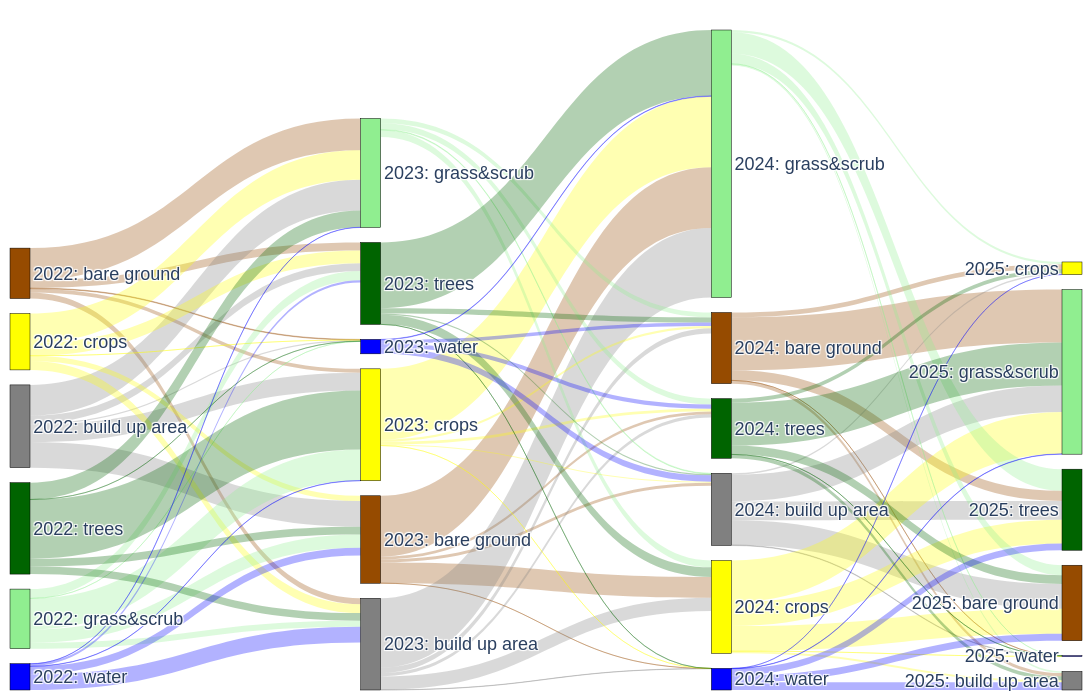

Here is the notebook cell this chart was saved with:
### Markdown cell above
### GENERATE FINAL SANKEY

### Code cell
year_steps = ["2022", "2023", "2024", "2025"]

build_full_sankey_colored(df_summary, ordered_classes, year_steps)

### Figure 1 — Plotly figure (JSON) as saved in the notebook; plotly's stock layout.template omitted (floating-point values rounded to 4 significant figures)
{"data": [{"arrangement": "snap", "link": {"color": ["rgba(150,75,0,0.3)", "rgba(150,75,0,0.3)", "rgba(150,75,0,0.3)", "rgba(150,75,0,0.3)", "rgba(150,75,0,0.3)", "rgba(128,128,128,0.3)", "rgba(128,128,128,0.3)", "rgba(128,128,128,0.3)", "rgba(128,128,128,0.3)", "rgba(128,128,128,0.3)", "rgba(255,255,0,0.3)", "rgba(255,255,0,0.3)", "rgba(255,255,0,0.3)", "rgba(255,255,0,0.3)", "rgba(255,255,0,0.3)", "rgba(144,238,144,0.3)", "rgba(144,238,144,0.3)", "rgba(144,238,144,0.3)", "rgba(144,238,144,0.3)", "rgba(144,238,144,0.3)", "rgba(0,100,0,0.3)", "rgba(0,100,0,0.3)", "rgba(0,100,0,0.3)", "rgba(0,100,0,0.3)", "rgba(0,100,0,0.3)", "rgba(0,0,255,0.3)", "rgba(0,0,255,0.3)", "rgba(0,0,255,0.3)", "rgba(0,0,255,0.3)", "rgba(0,0,255,0.3)", "rgba(150,75,0,0.3)", "rgba(150,75,0,0.3)", "rgba(150,75,0,0.3)", "rgba(150,75,0,0.3)", "rgba(150,75,0,0.3)", "rgba(128,128,128,0.3)", "rgba(128,128,128,0.3)", "rgba(128,128,128,0.3)", "rgba(128,128,128,0.3)", "rgba(128,128,128,0.3)", "rgba(255,255,0,0.3)", "rgba(255,255,0,0.3)", "rgba(255,255,0,0.3)", "rgba(255,255,0,0.3)", "rgba(255,255,0,0.3)", "rgba(144,238,144,0.3)", "rgba(144,238,144,0.3)", "rgba(144,238,144,0.3)", "rgba(144,238,144,0.3)", "rgba(0,100,0,0.3)", "rgba(0,100,0,0.3)", "rgba(0,100,0,0.3)", "rgba(0,100,0,0.3)", "rgba(0,100,0,0.3)", "rgba(0,0,255,0.3)", "rgba(0,0,255,0.3)", "rgba(0,0,255,0.3)", "rgba(0,0,255,0.3)", "rgba(150,75,0,0.3)", "rgba(150,75,0,0.3)", "rgba(150,75,0,0.3)", "rgba(150,75,0,0.3)", "rgba(150,75,0,0.3)", "rgba(128,128,128,0.3)", "rgba(128,128,128,0.3)", "rgba(128,128,128,0.3)", "rgba(128,128,128,0.3)", "rgba(128,128,128,0.3)", "rgba(255,255,0,0.3)", "rgba(255,255,0,0.3)", "rgba(255,255,0,0.3)", "rgba(255,255,0,0.3)", "rgba(255,255,0,0.3)", "rgba(144,238,144,0.3)", "rgba(144,238,144,0.3)", "rgba(144,238,144,0.3)", "rgba(144,238,144,0.3)", "rgba(144,238,144,0.3)", "rgba(0,100,0,0.3)", "rgba(0,100,0,0.3)", "rgba(0,100,0,0.3)", "rgba(0,100,0,0.3)", "rgba(0,100,0,0.3)", "rgba(0,0,255,0.3)", "rgba(0,0,255,0.3)", "rgba(0,0,255,0.3)", "rgba(0,0,255,0.3)", "rgba(0,0,255,0.3)"], "source": [4, 4, 4, 4, 4, 3, 3, 3, 3, 3, 2, 2, 2, 2, 2, 0, 0, 0, 0, 0, 1, 1, 1, 1, 1, 5, 5, 5, 5, 5, 10, 10, 10, 10, 10, 9, 9, 9, 9, 9, 8, 8, 8, 8, 8, 6, 6, 6, 6, 7, 7, 7, 7, 7, 11, 11, 11, 11, 16, 16, 16, 16, 16, 15, 15, 15, 15, 15, 14, 14, 14, 14, 14, 12, 12, 12, 12, 12, 13, 13, 13, 13, 13, 17, 17, 17, 17, 17], "target": [9, 8, 6, 7, 11, 10, 8, 6, 7, 11, 10, 9, 6, 7, 11, 10, 9, 8, 7, 11, 10, 9, 8, 6, 11, 10, 9, 8, 6, 7, 15, 14, 12, 13, 17, 16, 14, 12, 13, 17, 16, 15, 12, 13, 17, 16, 15, 14, 13, 16, 15, 14, 12, 17, 16, 15, 12, 13, 21, 20, 18, 19, 23, 22, 20, 18, 19, 23, 22, 21, 18, 19, 23, 22, 21, 20, 19, 23, 22, 21, 20, 18, 23, 22, 21, 20, 18, 19], "value": [6.152, 4.047, 32.93, 8.413, 0.6742, 26.52, 18.28, 31.89, 7.878, 1.125, 5.475, 9.221, 30.54, 13.14, 0.0003337, 13.79, 6.069, 32.15, 9.675, 0.01736, 8.049, 7.941, 61.19, 17.35, 0.175, 8.015, 16.39, 0.2544, 0.2199, 2.38, 3.087, 21.47, 63.07, 2.892, 0.1132, 5.389, 13.87, 71.95, 3.561, 0.2434, 2.257, 1.113, 73.36, 2.73, 8.71e-05, 5.09, 0.7354, 7.137, 6.195, 5.296, 1.346, 9.93, 68.19, 0.08555, 3.61, 6.532, 0.5014, 4.297, 3.331, 5.117, 54.66, 10.44, 0.09634, 25.58, 1.467, 27.6, 19.53, 0.5666, 25.99, 2.253, 43.28, 24.68, 0.0007839, 10.37, 1.738, 2.275, 22.43, 0.001301, 9.053, 4.024, 4.121, 44.55, 0.07594, 7.161, 7.907, 0.1089, 0.3652, 6.86]}, "node": {"color": ["#90EE90", "#006400", "#FFFF00", "#808080", "#964B00", "#0000FF", "#90EE90", "#006400", "#FFFF00", "#808080", "#964B00", "#0000FF", "#90EE90", "#006400", "#FFFF00", "#808080", "#964B00", "#0000FF", "#90EE90", "#006400", "#FFFF00", "#808080", "#964B00", "#0000FF"], "label": ["2022: grass&scrub", "2022: trees", "2022: crops", "2022: build up area", "2022: bare ground", "2022: water", "2023: grass&scrub", "2023: trees", "2023: crops", "2023: build up area", "2023: bare ground", "2023: water", "2024: grass&scrub", "2024: trees", "2024: crops", "2024: build up area", "2024: bare ground", "2024: water", "2025: grass&scrub", "2025: trees", "2025: crops", "2025: build up area", "2025: bare ground", "2025: water"], "line": {"color": "black", "width": 0.5}, "pad": 15, "thickness": 20}, "type": "sankey"}], "layout": {"font": {"family": "Arial", "size": 18}, "height": 700, "margin": {"b": 10, "l": 10, "r": 10, "t": 30}, "paper_bgcolor": "white", "plot_bgcolor": "white", "width": 1100}}
